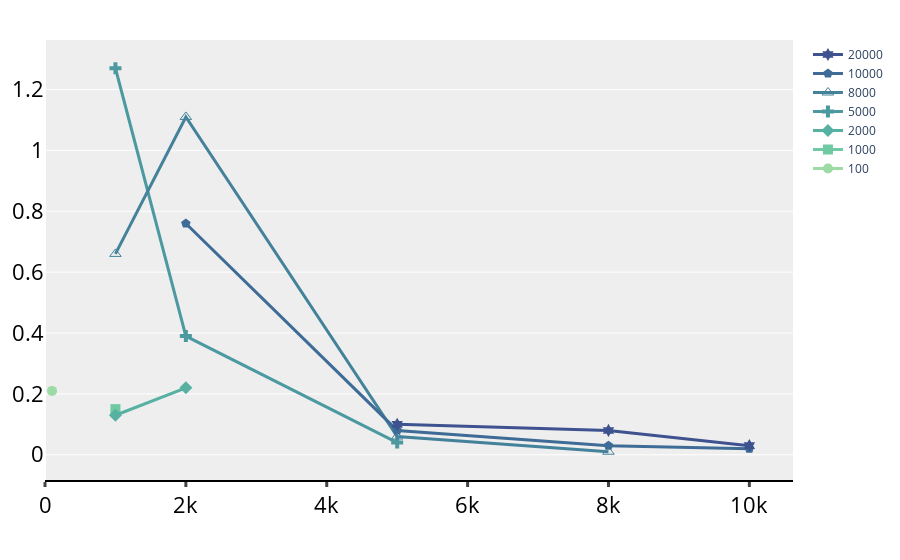

The cell this chart's notebook holds for it:
### Code cell
# LLC-load-misses
fig = go.Figure()
ploted_edge=[100,1000,2000,5000,8000,10000,20000]
for idx, e in enumerate(ploted_edge):
    same_e = res.loc[res['#E'] == e]
    fig.add_trace(go.Scatter(x=same_e["#V"], y=same_e["LLC-load-misses"], name=f"{e}",
                             mode='lines+markers', marker=dict(symbol=marker_symbols[idx],size=10),
                             line=dict(color=colors[idx], width=3)))

fig.update_layout(xaxis=dict(showline=True, showgrid=False, rangemode="tozero",
                             linecolor='rgb(0, 0, 0)', linewidth=2,
                             tickwidth=3, tickfont=num_font, ticks='outside'),
                  yaxis=dict(tickfont=num_font, zeroline=False, showticklabels=True,
                             showline=False),
                  showlegend=True,legend=dict(traceorder="reversed"),
                #   legend=dict(borderwidth=1, bordercolor="#eeeeee",
                #               x=0.76, y=0.9, traceorder="reversed", 
                #               font=default_font),
                  margin=dict(autoexpand=True, l=40, r=20, t=40),
                  plot_bgcolor="#eeeeee"
                  )
fig.show()
fig.write_image("baseline_LLC-load-misses.pdf")

### Figure 1 — Plotly figure (JSON) as saved in the notebook; plotly's stock layout.template omitted (floating-point values rounded to 4 significant figures)
{"data": [{"line": {"color": "rgb(156, 219, 165)", "width": 3}, "marker": {"size": 10, "symbol": "circle"}, "mode": "lines+markers", "name": "100", "type": "scatter", "x": [100], "y": ["    0.21"]}, {"line": {"color": "rgb(111, 201, 163)", "width": 3}, "marker": {"size": 10, "symbol": "square"}, "mode": "lines+markers", "name": "1000", "type": "scatter", "x": [1000], "y": ["    0.15"]}, {"line": {"color": "rgb(86, 177, 163)", "width": 3}, "marker": {"size": 10, "symbol": "diamond"}, "mode": "lines+markers", "name": "2000", "type": "scatter", "x": [1000, 2000], "y": ["    0.13", "    0.22"]}, {"line": {"color": "rgb(76, 153, 160)", "width": 3}, "marker": {"size": 10, "symbol": "cross"}, "mode": "lines+markers", "name": "5000", "type": "scatter", "x": [1000, 2000, 5000], "y": ["    1.27", "    0.39", "    0.04"]}, {"line": {"color": "rgb(68, 130, 155)", "width": 3}, "marker": {"size": 10, "symbol": "triangle-up-open"}, "mode": "lines+markers", "name": "8000", "type": "scatter", "x": [1000, 2000, 5000, 8000], "y": ["    0.66", "    1.11", "    0.06", "    0.01"]}, {"line": {"color": "rgb(62, 108, 150)", "width": 3}, "marker": {"size": 10, "symbol": "pentagon"}, "mode": "lines+markers", "name": "10000", "type": "scatter", "x": [2000, 5000, 8000, 10000], "y": ["    0.76", "    0.08", "    0.03", "    0.02"]}, {"line": {"color": "rgb(62, 82, 143)", "width": 3}, "marker": {"size": 10, "symbol": "hexagram"}, "mode": "lines+markers", "name": "20000", "type": "scatter", "x": [5000, 8000, 10000], "y": ["    0.10", "    0.08", "    0.03"]}], "layout": {"legend": {"traceorder": "reversed"}, "margin": {"autoexpand": true, "l": 40, "r": 20, "t": 40}, "plot_bgcolor": "#eeeeee", "showlegend": true, "xaxis": {"linecolor": "rgb(0, 0, 0)", "linewidth": 2, "rangemode": "tozero", "showgrid": false, "showline": true, "tickfont": {"color": "#000000", "size": 22}, "ticks": "outside", "tickwidth": 3}, "yaxis": {"showline": false, "showticklabels": true, "tickfont": {"color": "#000000", "size": 22}, "zeroline": false}}}
